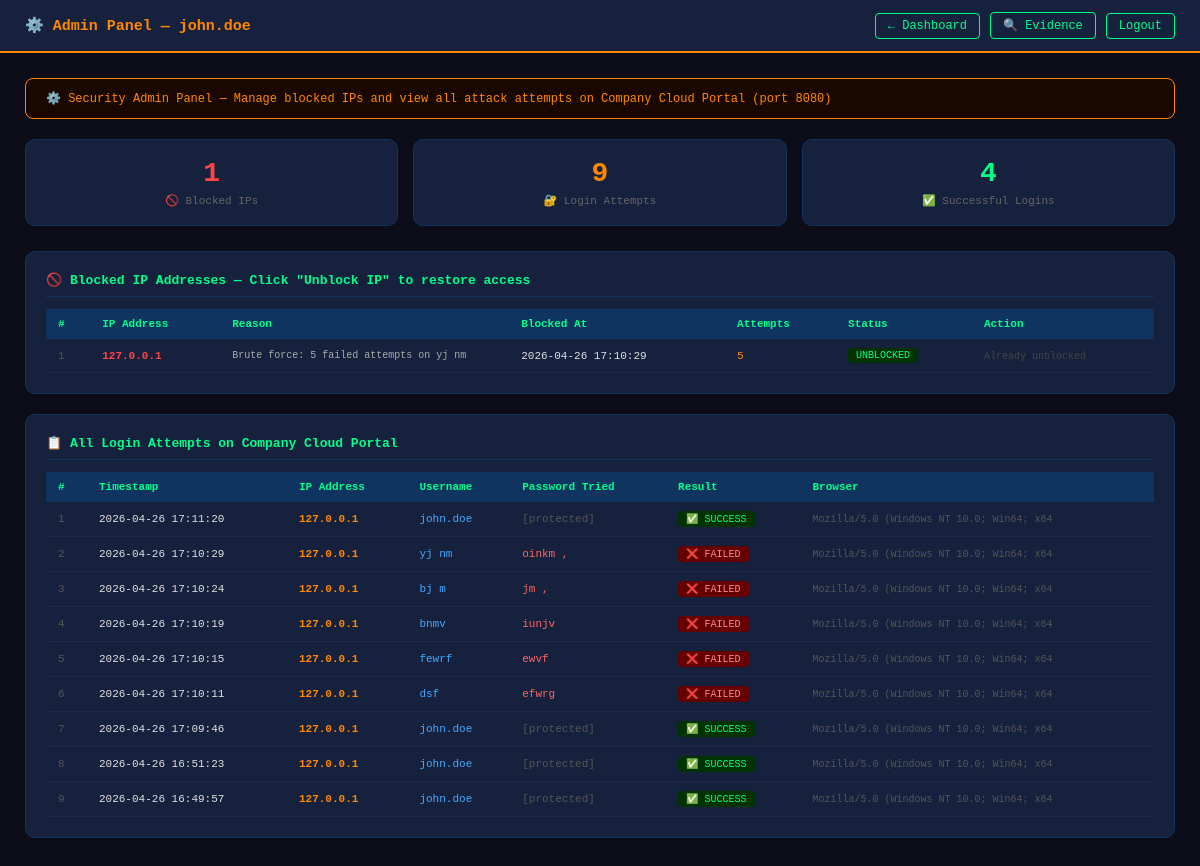
The app's page /admin (signed in) with its own data.
### tables this page shows
CREATE TABLE blocked_ips (
            id INTEGER PRIMARY KEY AUTOINCREMENT,
            ip_address TEXT UNIQUE,
            reason TEXT, blocked_at TEXT,
            attempt_count INTEGER,
            status TEXT DEFAULT "BLOCKED"
        );

CREATE TABLE login_attempts (
            id INTEGER PRIMARY KEY AUTOINCREMENT,
            ip_address TEXT, username TEXT,
            password_tried TEXT, timestamp TEXT,
            success INTEGER DEFAULT 0, user_agent TEXT
        );

### app.py (the view)
@app.route('/admin')
def admin_panel():
    if 'sec_admin' not in session:
        return redirect(url_for('sec_login'))
    stats = get_db_stats()
    return render_template(
        'admin.html',
        stats=stats,
        blocked_ips=stats["blocked_ips"],
        login_attempts=stats["login_attempts"],
        current_user=session.get('sec_admin')
    )

### templates/admin.html (shortened to what this page needs)
<!DOCTYPE html>
<html>
<head>
</head>
<body>
<div class="navbar">
    <h1>⚙️ Admin Panel — {{ current_user }}</h1>
    <div class="navbar-right">
        <a href="/dashboard">← Dashboard</a>
        <a href="/evidence">🔍 Evidence</a>
        <a href="/logout">Logout</a>
    </div>
</div>
<div class="content">
    <div class="warning-bar">
        ⚙️ Security Admin Panel — Manage blocked IPs and
        view all attack attempts on Company Cloud Portal (port 8080)
    </div>
    <div class="count-grid">
        <div class="count-card">
            <div class="count-num" style="color:#ff4444">
                {{ blocked_ips|length }}
            </div>
            <div class="count-label">🚫 Blocked IPs</div>
        </div>
        <div class="count-card">
            <div class="count-num" style="color:#ff8800">
                {{ login_attempts|length }}
            </div>
            <div class="count-label">🔐 Login Attempts</div>
        </div>
        <div class="count-card">
            <div class="count-num" style="color:#00ff88">
                {% set s = [] %}
                {{ s|length }}
            </div>
            <div class="count-label">✅ Successful Logins</div>
        </div>
    </div>
    <div class="section">
        <h2>🚫 Blocked IP Addresses
            — Click "Unblock IP" to restore access
        </h2>
        {% if blocked_ips %}
        <table>
            <tr>
                <th>#</th>
                <th>IP Address</th>
                <th>Reason</th>
                <th>Blocked At</th>
                <th>Attempts</th>
                <th>Status</th>
                <th>Action</th>
            </tr>
            {% for row in blocked_ips %}
            <tr>
                <td style="color:#555">{{ loop.index }}</td>
                <td style="color:#ff4444; font-weight:bold">
                    {{ row[1] }}
                </td>
                <td style="font-size:10px; color:#aaa; max-width:200px">
                    {{ row[2] }}
                </td>
                <td>{{ row[3] }}</td>
                <td style="color:#ff8800">{{ row[4] }}</td>
                <td>
                    {% if row[5] == 'BLOCKED' %}
                        <span class="badge-blocked">BLOCKED</span>
                    {% else %}
                        <span class="badge-unblocked">UNBLOCKED</span>
                    {% endif %}
                </td>
                <td>
                    {% if row[5] == 'BLOCKED' %}
                        <a class="unblock-btn"
                           href="/admin/unblock/{{ row[1] }}"
                           onclick="return confirm(
                               'Unblock IP: {{ row[1] }}?\n'
                               + 'This will restore access for this IP.'
                           )">
                            ✅ Unblock IP
                        </a>
                    {% else %}
                        <span style="color:#444; font-size:10px">
                            Already unblocked
                        </span>
                    {% endif %}
                </td>
            </tr>
            {% endfor %}
        </table>
        {% endif %}
    </div>
    <div class="section">
        <h2>📋 All Login Attempts on Company Cloud Portal</h2>
        {% if login_attempts %}
        <table>
            <tr>
                <th>#</th>
                <th>Timestamp</th>
                <th>IP Address</th>
                <th>Username</th>
                <th>Password Tried</th>
                <th>Result</th>
                <th>Browser</th>
            </tr>
            {% for a in login_attempts %}
            <tr>
                <td style="color:#555">{{ loop.index }}</td>
                <td>{{ a[4] }}</td>
                <td style="color:#ff8800; font-weight:bold">
                    {{ a[1] }}
                </td>
                <td style="color:#44aaff">{{ a[2] }}</td>
                <td style="color:
                    {% if a[5] == 1 %}#555{% else %}#ff6666{% endif %}
                ">
                    {% if a[5] == 1 %}[protected]
                    {% else %}{{ a[3] }}{% endif %}
                </td>
                <td>
                    {% if a[5] == 1 %}
                        <span class="badge-success">✅ SUCCESS</span>
                    {% else %}
                        <span class="badge-fail">❌ FAILED</span>
                    {% endif %}
                </td>
                <td style="font-size:10px; color:#555">
                    {{ a[6][:40] if a[6] else 'Unknown' }}
                </td>
            </tr>
            {% endfor %}
        </table>
        {% else %}
        <div class="no-data">No login attempts yet.</div>
        {% endif %}
    </div>
</div>
</body>
</html>

### templates/admin.html (style rules this page uses)
* { box-sizing: border-box; margin: 0; padding: 0; }
body { font-family: 'Courier New', monospace; background: #0d0d1a; color: #e0e0e0; }
.navbar { background: #16213e; padding: 12px 25px; display: flex; justify-content: space-between; align-items: center; border-bottom: 2px solid #ff8800; }
.navbar h1 { color: #ff8800; font-size: 15px; }
.navbar-right { display: flex; gap: 10px; align-items: center; }
.navbar a { color: #00ff88; text-decoration: none; font-size: 12px; border: 1px solid #00ff88; padding: 5px 12px; border-radius: 4px; }
.content { padding: 25px; }
.warning-bar { background: #1a0800; border: 1px solid #ff8800; border-radius: 8px; padding: 12px 20px; margin-bottom: 20px; font-size: 12px; color: #ff8800; }
.count-grid { display: grid; grid-template-columns: repeat(3, 1fr); gap: 15px; margin-bottom: 25px; }
.count-card { background: #16213e; border: 1px solid #0f3460; border-radius: 10px; padding: 18px; text-align: center; }
.count-num { font-size: 28px; font-weight: bold; }
.count-label { font-size: 11px; color: #666; margin-top: 5px; }
.section { background: #16213e; border: 1px solid #0f3460; border-radius: 10px; padding: 20px; margin-bottom: 20px; }
.section h2 { color: #00ff88; font-size: 13px; margin-bottom: 12px; padding-bottom: 8px; border-bottom: 1px solid #0f3460; }
table { width: 100%; border-collapse: collapse; font-size: 11px; }
th { background: #0f3460; padding: 9px 12px; text-align: left; color: #00ff88; }
td { padding: 9px 12px; border-bottom: 1px solid #1a2a4a; vertical-align: middle; }
.badge-unblocked { display: inline-block; background: #003300; color: #00ff88; padding: 2px 8px; border-radius: 4px; font-size: 10px; }
.badge-success { display: inline-block; background: #003300; color: #00ff88; padding: 2px 8px; border-radius: 4px; font-size: 10px; }
.badge-fail { display: inline-block; background: #660000; color: #ff8888; padding: 2px 8px; border-radius: 4px; font-size: 10px; }

### records on screen
blocked_ips: ip_address "127.0.0.1", reason "Brute force: 5 failed attempts on yj nm", blocked_at "2026-04-26 17:10:29", attempt_count "5", status "UNBLOCKED"
login_attempts: timestamp "2026-04-26 17:11:20", ip_address "127.0.0.1", username "john.doe", success "[protected]", user_agent "Mozilla/5.0 (Windows NT 10.0; Win64; x64"
login_attempts: timestamp "2026-04-26 17:10:29", ip_address "127.0.0.1", username "yj nm", password_tried "oinkm ,", success "❌ FAILED", user_agent "Mozilla/5.0 (Windows NT 10.0; Win64; x64"
login_attempts: timestamp "2026-04-26 17:10:24", ip_address "127.0.0.1", username "bj m", password_tried "jm ,", success "❌ FAILED", user_agent "Mozilla/5.0 (Windows NT 10.0; Win64; x64"
login_attempts: timestamp "2026-04-26 17:10:19", ip_address "127.0.0.1", username "bnmv", password_tried "iunjv", success "❌ FAILED", user_agent "Mozilla/5.0 (Windows NT 10.0; Win64; x64"
login_attempts: timestamp "2026-04-26 17:10:15", ip_address "127.0.0.1", username "fewrf", password_tried "ewvf", success "❌ FAILED", user_agent "Mozilla/5.0 (Windows NT 10.0; Win64; x64"
login_attempts: timestamp "2026-04-26 17:10:11", ip_address "127.0.0.1", username "dsf", password_tried "efwrg", success "❌ FAILED", user_agent "Mozilla/5.0 (Windows NT 10.0; Win64; x64"
login_attempts: timestamp "2026-04-26 17:09:46", ip_address "127.0.0.1", username "john.doe", success "[protected]", user_agent "Mozilla/5.0 (Windows NT 10.0; Win64; x64"
login_attempts: timestamp "2026-04-26 16:51:23", ip_address "127.0.0.1", username "john.doe", success "[protected]", user_agent "Mozilla/5.0 (Windows NT 10.0; Win64; x64"
login_attempts: timestamp "2026-04-26 16:49:57", ip_address "127.0.0.1", username "john.doe", success "[protected]", user_agent "Mozilla/5.0 (Windows NT 10.0; Win64; x64"

### other values on screen
{{ current_user }} "john.doe"
{{ blocked_ips|length }} "1"
{{ login_attempts|length }} "9"
{{ s|length }} "4"
